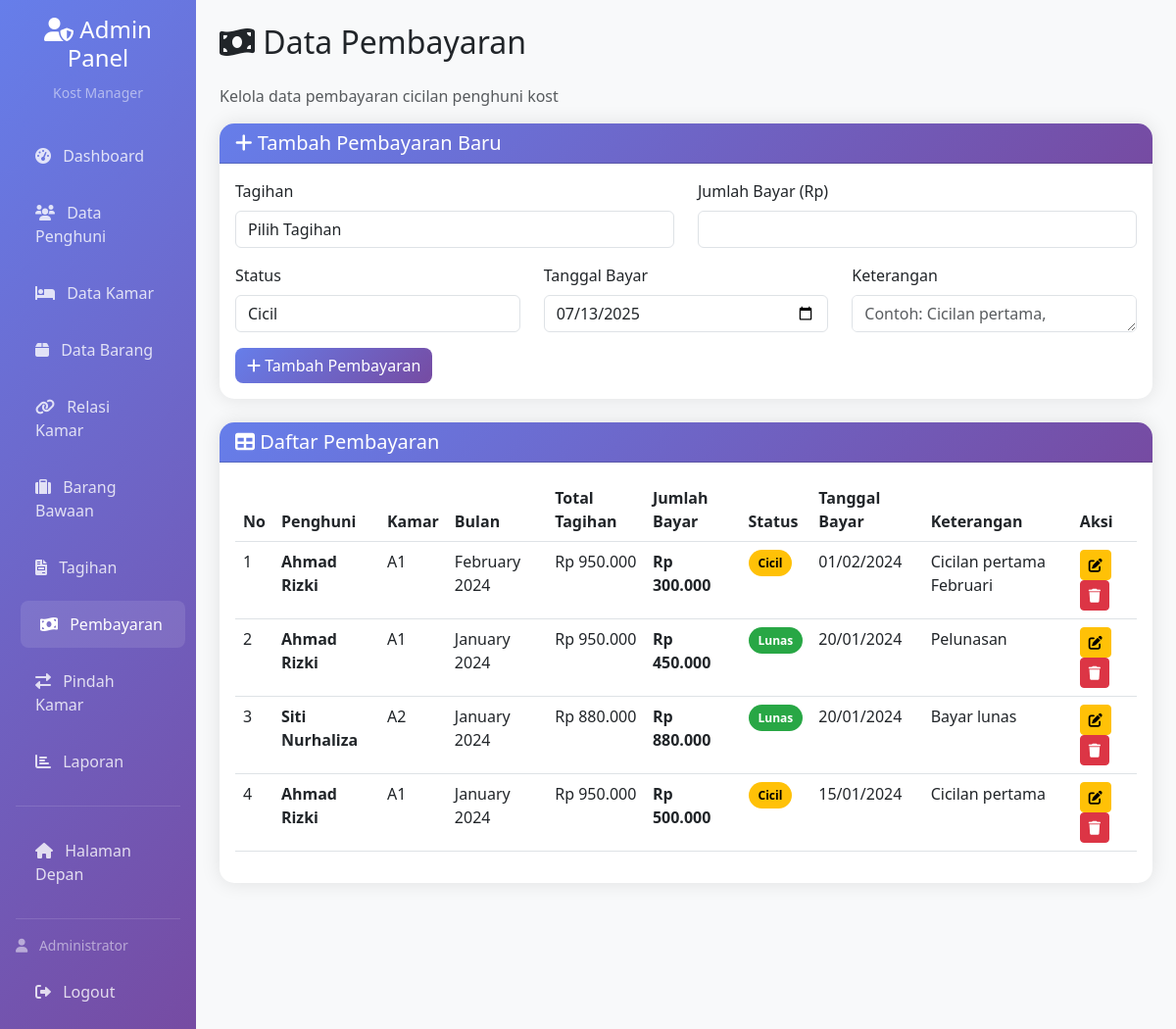
The app's page /admin/pembayaran.php (signed in) with its own data.
### tables this page shows
CREATE TABLE IF NOT EXISTS tb_bayar (
    id INT AUTO_INCREMENT PRIMARY KEY,
    id_tagihan INT NOT NULL,
    jml_bayar DECIMAL(10,2) NOT NULL,
    status ENUM('Cicil', 'Lunas') DEFAULT 'Cicil',
    tgl_bayar DATE NOT NULL,
    keterangan TEXT NULL,
    created_at TIMESTAMP DEFAULT CURRENT_TIMESTAMP,
    updated_at TIMESTAMP DEFAULT CURRENT_TIMESTAMP ON UPDATE CURRENT_TIMESTAMP,
    FOREIGN KEY (id_tagihan) REFERENCES tb_tagihan(id) ON DELETE CASCADE
);

CREATE TABLE IF NOT EXISTS tb_penghuni (
    id INT AUTO_INCREMENT PRIMARY KEY,
    nama VARCHAR(100) NOT NULL,
    no_ktp VARCHAR(16) NOT NULL UNIQUE,
    no_hp VARCHAR(15) NOT NULL,
    tgl_masuk DATE NOT NULL,
    tgl_keluar DATE NULL,
    kamar_id INT,
    created_at TIMESTAMP DEFAULT CURRENT_TIMESTAMP,
    updated_at TIMESTAMP DEFAULT CURRENT_TIMESTAMP ON UPDATE CURRENT_TIMESTAMP,
    FOREIGN KEY (kamar_id) REFERENCES tb_kamar(id) ON DELETE SET NULL
);

CREATE TABLE IF NOT EXISTS tb_kamar (
    id INT AUTO_INCREMENT PRIMARY KEY,
    nomor VARCHAR(10) NOT NULL UNIQUE,
    harga DECIMAL(10,2) NOT NULL,
    created_at TIMESTAMP DEFAULT CURRENT_TIMESTAMP,
    updated_at TIMESTAMP DEFAULT CURRENT_TIMESTAMP ON UPDATE CURRENT_TIMESTAMP
);

CREATE TABLE IF NOT EXISTS tb_tagihan (
    id INT AUTO_INCREMENT PRIMARY KEY,
    bulan VARCHAR(7) NOT NULL,  
    id_kmr_penghuni INT NOT NULL,
    jml_tagihan DECIMAL(10,2) NOT NULL,
    status_bayar ENUM('Belum Bayar', 'Sudah Bayar') DEFAULT 'Belum Bayar',
    tgl_bayar DATE NULL,
    created_at TIMESTAMP DEFAULT CURRENT_TIMESTAMP,
    updated_at TIMESTAMP DEFAULT CURRENT_TIMESTAMP ON UPDATE CURRENT_TIMESTAMP,
    FOREIGN KEY (id_kmr_penghuni) REFERENCES tb_kmr_penghuni(id) ON DELETE CASCADE
);

### admin/pembayaran.php (the view, shortened to what this page needs)
<?php
include '../database/config.php';
$edit_data = null;
?>
<!DOCTYPE html>
<html lang="id">
<head>
    <link href="https://cdn.jsdelivr.net/npm/bootstrap@5.3.0/dist/css/bootstrap.min.css" rel="stylesheet">
    <link href="https://cdnjs.cloudflare.com/ajax/libs/font-awesome/6.0.0/css/all.min.css" rel="stylesheet">
</head>
<body>
    <div class="container-fluid">
        <div class="row">
            <div class="col-md-3 col-lg-2 px-0">
                <div class="sidebar p-3">
                    <div class="text-center mb-4">
                        <h4 class="text-white"><i class="fas fa-user-shield"></i> Admin Panel</h4>
                        <small class="text-white-50">Kost Manager</small>
                    </div>
                    <nav class="nav flex-column">
                        <a class="nav-link" href="index.php">
                            <i class="fas fa-tachometer-alt me-2"></i> Dashboard
                        </a>
                        <a class="nav-link" href="penghuni.php">
                            <i class="fas fa-users me-2"></i> Data Penghuni
                        </a>
                        <a class="nav-link" href="kamar.php">
                            <i class="fas fa-bed me-2"></i> Data Kamar
                        </a>
                        <a class="nav-link" href="barang.php">
                            <i class="fas fa-box me-2"></i> Data Barang
                        </a>
                        <a class="nav-link" href="relasi_kamar.php">
                            <i class="fas fa-link me-2"></i> Relasi Kamar
                        </a>
                        <a class="nav-link" href="barang_bawaan.php">
                            <i class="fas fa-suitcase me-2"></i> Barang Bawaan
                        </a>
                        <a class="nav-link" href="tagihan.php">
                            <i class="fas fa-file-invoice me-2"></i> Tagihan
                        </a>
                        <a class="nav-link active" href="pembayaran.php">
                            <i class="fas fa-money-bill-wave me-2"></i> Pembayaran
                        </a>
                        <a class="nav-link" href="pindah_kamar.php">
                            <i class="fas fa-exchange-alt me-2"></i> Pindah Kamar
                        </a>
                        <a class="nav-link" href="laporan.php">
                            <i class="fas fa-chart-bar me-2"></i> Laporan
                        </a>
                        <hr class="text-white-50">
                        <a class="nav-link" href="../index.php">
                            <i class="fas fa-home me-2"></i> Halaman Depan
                        </a>
                        <hr class="text-white-50">
                        <div class="text-white-50 small mb-2">
                            <i class="fas fa-user me-2"></i> <?php echo htmlspecialchars($_SESSION['admin_nama']); ?>
                        </div>
                        <a class="nav-link" href="logout.php" onclick="return confirm('Yakin ingin logout?')">
                            <i class="fas fa-sign-out-alt me-2"></i> Logout
                        </a>
                    </nav>
                </div>
            </div>
            <div class="col-md-9 col-lg-10 main-content p-4">
                <div class="row">
                    <div class="col-12">
                        <h2 class="mb-4"><i class="fas fa-money-bill-wave"></i> Data Pembayaran</h2>
                        <p class="text-muted">Kelola data pembayaran cicilan penghuni kost</p>
                    </div>
                </div>
                <div class="card mb-4">
                    <div class="card-header">
                        <h5 class="mb-0">
                            <i class="fas fa-plus"></i>
                            <?php echo $edit_data ? 'Edit Data Pembayaran' : 'Tambah Pembayaran Baru'; ?>
                        </h5>
                    </div>
                    <div class="card-body">
                        <form method="POST">
                            <div class="row">
                                <div class="col-md-6">
                                    <div class="mb-3">
                                        <label for="id_tagihan" class="form-label">Tagihan</label>
                                        <select class="form-control" id="id_tagihan" name="id_tagihan" required <?php echo $edit_data ? 'disabled' : ''; ?>>
                                            <option value="">Pilih Tagihan</option>
                                        </select>
                                    </div>
                                </div>
                                <div class="col-md-6">
                                    <div class="mb-3">
                                        <label for="jml_bayar" class="form-label">Jumlah Bayar (Rp)</label>
                                        <input type="number" class="form-control" id="jml_bayar" name="jml_bayar"
                                               value="<?php echo $edit_data ? $edit_data['jml_bayar'] : ''; ?>"
                                               min="0" step="1000" required>
                                    </div>
                                </div>
                            </div>
                            <div class="row">
                                <div class="col-md-4">
                                    <div class="mb-3">
                                        <label for="status" class="form-label">Status</label>
                                        <select class="form-control" id="status" name="status" required>
                                            <option value="Cicil" <?php echo ($edit_data && $edit_data['status'] == 'Cicil') ? 'selected' : ''; ?>>Cicil</option>
                                        </select>
                                    </div>
                                </div>
                                <div class="col-md-4">
                                    <div class="mb-3">
                                        <label for="tgl_bayar" class="form-label">Tanggal Bayar</label>
                                        <input type="date" class="form-control" id="tgl_bayar" name="tgl_bayar"
                                               value="<?php echo $edit_data ? $edit_data['tgl_bayar'] : date('Y-m-d'); ?>" required>
                                    </div>
                                </div>
                                <div class="col-md-4">
                                    <div class="mb-3">
                                        <label for="keterangan" class="form-label">Keterangan</label>
                                        <textarea class="form-control" id="keterangan" name="keterangan" rows="1" placeholder="Contoh: Cicilan pertama, Pelunasan"><?php echo $edit_data ? $edit_data['keterangan'] : ''; ?></textarea>
                                    </div>
                                </div>
                            </div>
                            <div class="d-flex gap-2">
                                <?php if ($edit_data): ?>
                                    <button type="submit" name="update" class="btn btn-primary">
                                        <i class="fas fa-save"></i> Update Data
                                    </button>
                                    <a href="pembayaran.php" class="btn btn-secondary">
                                        <i class="fas fa-times"></i> Batal
                                    </a>
                                <?php else: ?>
                                    <button type="submit" name="tambah" class="btn btn-primary">
                                        <i class="fas fa-plus"></i> Tambah Pembayaran
                                    </button>
                                <?php endif; ?>
                            </div>
                        </form>
                    </div>
                </div>
                <div class="card">
                    <div class="card-header">
                        <h5 class="mb-0"><i class="fas fa-table"></i> Daftar Pembayaran</h5>
                    </div>
                    <div class="card-body">
                        <div class="table-responsive">
                            <table class="table table-hover">
                                <thead>
                                    <tr>
                                        <th>No</th>
                                        <th>Penghuni</th>
                                        <th>Kamar</th>
                                        <th>Bulan</th>
                                        <th>Total Tagihan</th>
                                        <th>Jumlah Bayar</th>
                                        <th>Status</th>
                                        <th>Tanggal Bayar</th>
                                        <th>Keterangan</th>
                                        <th>Aksi</th>
                                    </tr>
                                </thead>
                                <tbody>
                                    <?php
                                    $query = "SELECT b.*, t.jml_tagihan, t.bulan, p.nama as nama_penghuni, k.nomor as nomor_kamar
                                             FROM tb_bayar b
                                             INNER JOIN tb_tagihan t ON b.id_tagihan = t.id
                                             INNER JOIN tb_kmr_penghuni kp ON t.id_kmr_penghuni = kp.id
                                             INNER JOIN tb_penghuni p ON kp.id_penghuni = p.id
                                             INNER JOIN tb_kamar k ON kp.id_kamar = k.id
                                             ORDER BY b.tgl_bayar DESC";
                                    $result = mysqli_query($conn, $query);
                                    $no = 1;
                                    while ($row = mysqli_fetch_assoc($result)) {
                                        $status_class = $row['status'] == 'Lunas' ? 'status-lunas' : 'status-cicil';
                                        echo "<tr>";
                                        echo "<td>" . $no++ . "</td>";
                                        echo "<td><strong>" . htmlspecialchars($row['nama_penghuni']) . "</strong></td>";
                                        echo "<td>" . htmlspecialchars($row['nomor_kamar']) . "</td>";
                                        echo "<td>" . date('F Y', strtotime($row['bulan'] . '-01')) . "</td>";
                                        echo "<td>Rp " . number_format($row['jml_tagihan'], 0, ',', '.') . "</td>";
                                        echo "<td><strong>Rp " . number_format($row['jml_bayar'], 0, ',', '.') . "</strong></td>";
                                        echo "<td><span class='status-badge $status_class'>" . $row['status'] . "</span></td>";
                                        echo "<td>" . date('d/m/Y', strtotime($row['tgl_bayar'])) . "</td>";
                                        echo "<td>" . ($row['keterangan'] ? htmlspecialchars($row['keterangan']) : '-') . "</td>";
                                        echo "<td>";
                                        echo "<a href='?edit=" . $row['id'] . "' class='btn btn-sm btn-warning me-1'><i class='fas fa-edit'></i></a>";
                                        echo "<a href='?hapus=" . $row['id'] . "' class='btn btn-sm btn-danger' onclick='return confirm(\"Yakin ingin menghapus data ini?\")'><i class='fas fa-trash'></i></a>";
                                        echo "</td>";
                                        echo "</tr>";
                                    }
                                    ?>
                                </tbody>
                            </table>
                        </div>
                    </div>
                </div>
            </div>
        </div>
    </div>
</body>
</html>

### admin/pembayaran.php (style rules this page uses)
.sidebar { min-height: 100vh; background: linear-gradient(135deg, #667eea 0%, #764ba2 100%); }
.sidebar .nav-link { color: rgba(255,255,255,0.8); padding: 12px 20px; margin: 5px 0; border-radius: 8px; transition: all 0.3s; }
.sidebar .nav-link:hover, .sidebar .nav-link.active { color: white; background: rgba(255,255,255,0.1); transform: translateX(5px); }
.main-content { background-color: #f8f9fa; min-height: 100vh; }
.card { border: none; border-radius: 15px; box-shadow: 0 0 20px rgba(0,0,0,0.1); }
.card-header { background: linear-gradient(135deg, #667eea 0%, #764ba2 100%); color: white; border-radius: 15px 15px 0 0 !important; }
.btn-primary { background: linear-gradient(135deg, #667eea 0%, #764ba2 100%); border: none; border-radius: 8px; }
.status-badge { padding: 5px 10px; border-radius: 15px; font-size: 12px; font-weight: bold; }
.status-cicil { background-color: #ffc107; color: #000; }
.status-lunas { background-color: #28a745; color: #fff; }

### records on screen
tb_bayar: tb_penghuni.nama "Ahmad Rizki", tb_kamar.nomor "A1", id_tagihan.bulan "February 2024", id_tagihan.jml_tagihan "950.000", jml_bayar "300.000", status "Cicil", tgl_bayar "01/02/2024", keterangan "Cicilan pertama Februari"
tb_bayar: tb_penghuni.nama "Ahmad Rizki", tb_kamar.nomor "A1", id_tagihan.bulan "January 2024", id_tagihan.jml_tagihan "950.000", jml_bayar "450.000", status "Lunas", tgl_bayar "20/01/2024", keterangan "Pelunasan"
tb_bayar: tb_penghuni.nama "Siti Nurhaliza", tb_kamar.nomor "A2", id_tagihan.bulan "January 2024", id_tagihan.jml_tagihan "880.000", jml_bayar "880.000", status "Lunas", tgl_bayar "20/01/2024", keterangan "Bayar lunas"
tb_bayar: tb_penghuni.nama "Ahmad Rizki", tb_kamar.nomor "A1", id_tagihan.bulan "January 2024", id_tagihan.jml_tagihan "950.000", jml_bayar "500.000", status "Cicil", tgl_bayar "15/01/2024", keterangan "Cicilan pertama"

### other values on screen
$_SESSION['admin_nama'] "Administrator"
